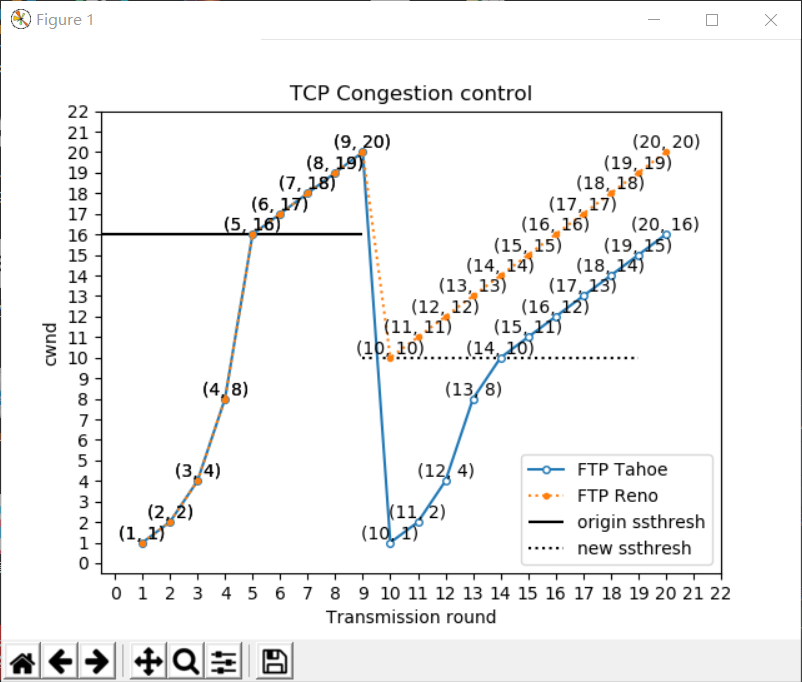

Write Python code to recreate this figure.
import matplotlib.pyplot as plt
from matplotlib.pyplot import MultipleLocator
import numpy as np

time = [1,2,3,4,5,6,7,8,9,10,11,12,13,14,15,16,17,18,19,20]
cwnd = [1]
mwnd = 20
ssthresh = 16
i = 0
ssthreshes = [[ssthresh,0]]

def AdditiveIncrease():
    global i
    while i < 19 and cwnd[i]+1 <= mwnd:
        cwnd.append(cwnd[i]+1)
        i += 1


def SlowStart():
    global i
    while i < 19 and 2*cwnd[i] < ssthresh:
        cwnd.append(2*cwnd[i])
        i += 1
    if i < 19:
        cwnd.append(ssthresh)
        i += 1

def reno():
    global i
    cwnd.append(ssthresh)
    i += 1

def tahoe():
    global i
    cwnd.append(1)
    i += 1

def MultiplicativeDecrease():
    global i,ssthresh,ssthreshes
    ssthresh = int(cwnd[i]/2)
    ssthreshes.append([ssthresh,i+2])

def AIMD_Tahoe():
    while True:
        if i > 18: break
        SlowStart()
        if i > 18: break
        AdditiveIncrease()
        if i > 18: break
        MultiplicativeDecrease()
        if i > 18: break
        tahoe()


def AIMD_Reno():
    SlowStart()
    while True:
        if i > 18: break
        AdditiveIncrease()
        if i > 18: break
        MultiplicativeDecrease()
        if i > 18: break
        reno()


def reset():
    global ssthresh,ssthreshes,cwnd,i
    ssthresh = 16
    ssthreshes = [[ssthresh,0]]
    cwnd = [1]
    i = 0

def display():
    AIMD_Tahoe()
    x1 = time
    y1 = cwnd
    plt.plot(x1,y1,label="FTP Tahoe", marker='o', ms=4, mfc='w')
    for a, b in zip(x1, y1):
        plt.text(a, b, (a, b), ha='center', va='bottom', fontsize=10)

    reset()
    AIMD_Reno()
    x2 = time
    y2 = cwnd
    plt.plot(x2,y2,label="FTP Reno",marker='o', ms=3,linestyle=':')
    for a, b in zip(x2, y2):
        plt.text(a, b, (a, b), ha='center', va='bottom', fontsize=10)

    for thresh in ssthreshes:
        if thresh[1] == 0:
            plt.hlines(thresh[0], -0.5, 9,label='origin ssthresh')  # 初始ssthresh
        else:
            plt.hlines(thresh[0], 9, 19,linestyle=':',label='new ssthresh')  # 新的ssthresh

    plt.xlabel("Transmission round")
    plt.ylabel('cwnd')

    x_major_locator = MultipleLocator(1)
    # 把x轴的刻度间隔设置为1，并存在变量里
    y_major_locator = MultipleLocator(1)
    # 把y轴的刻度间隔设置为10，并存在变量里
    ax = plt.gca()
    # ax为两条坐标轴的实例
    ax.xaxis.set_major_locator(x_major_locator)
    # 把x轴的主刻度设置为1的倍数
    ax.yaxis.set_major_locator(y_major_locator)
    plt.xlim(-0.5, 22)
    # 把x轴的刻度范围设置为-0.5到22，因为0.5不满一个刻度间隔，所以数字不会显示出来，但是能看到一点空白
    plt.ylim(-0.5, 22)
    # 把y轴的刻度范围设置为-5到22

    plt.title('TCP Congestion control')
    plt.legend()
    plt.show()

display()
